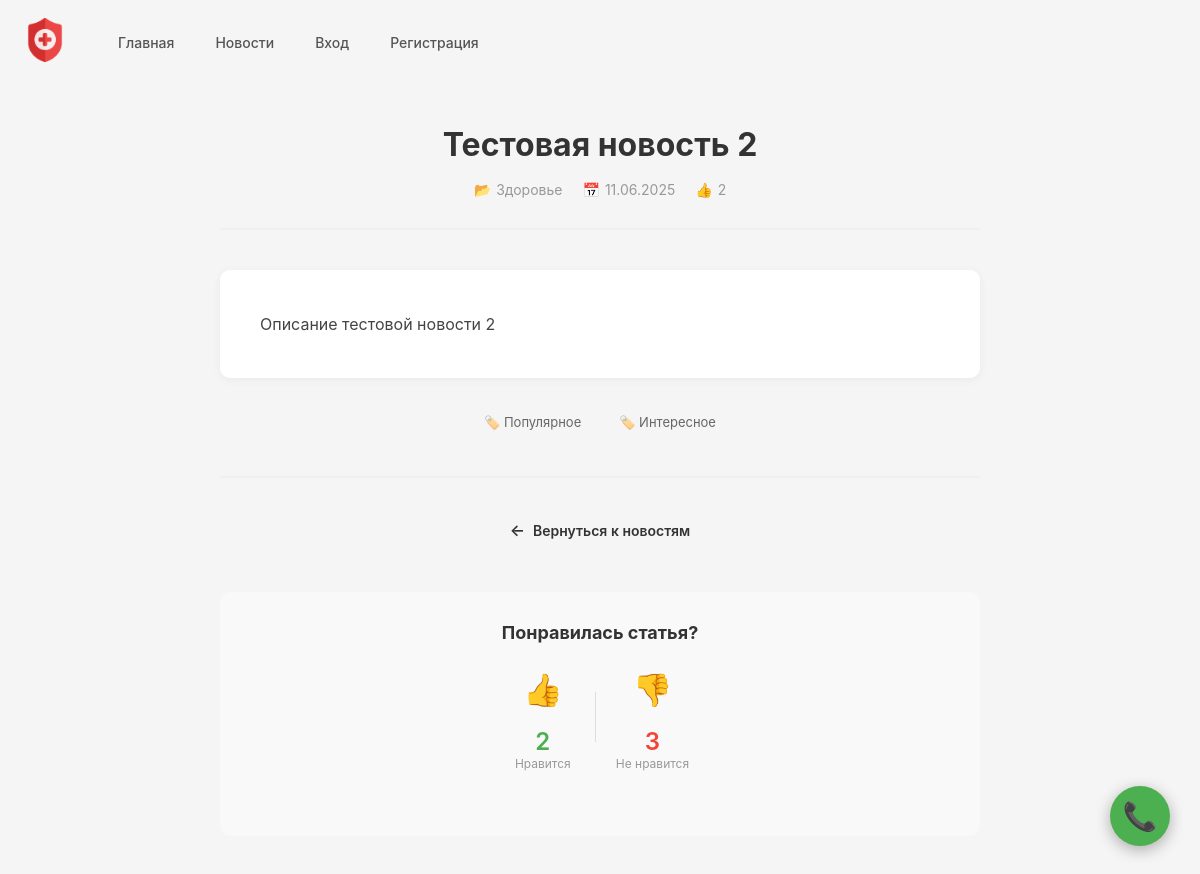
Page /news_elem/test_news_2/ on the committed database.
### main/models.py (models this page shows, shortened)
class News(models.Model):
    class Status(models.TextChoices):
        DRAFT = 'draft', 'Черновик'
        PUBLISHED = 'published', 'Опубликовано'
    updated_at = models.DateTimeField(auto_now=True)
    image = models.FileField(verbose_name="Фотография", upload_to='uploads/news/', null=True, blank=True)
    name = models.CharField(verbose_name="Название", max_length=127)
    slug = models.CharField(verbose_name="Слаг", max_length=127)
    description = models.TextField(verbose_name="Название")
    category = models.ForeignKey(Category, verbose_name="Категория", on_delete=models.CASCADE, null=True, blank=True)
    status = models.CharField(
        max_length=127,
        choices=Status.choices,
        default=Status.DRAFT,
        verbose_name="Статус"
    )
    tags = models.ManyToManyField(Tags, verbose_name="Тэги", related_name='news', blank=True)
    objects = models.Manager()
    published = PublishedManager()
    class Meta:
        verbose_name = "Новость"
        verbose_name_plural = "Новости"

class Category(models.Model):
    name = models.CharField(verbose_name="Название", max_length=127)
    slug = models.CharField(verbose_name="Слаг", max_length=127)
    class Meta:
        verbose_name = "Категория"
        verbose_name_plural = "Категории"

class Poll(models.Model):
    news = models.OneToOneField(
        News,
        on_delete=models.CASCADE,
        related_name='poll'
    )
    likes = models.IntegerField(verbose_name="Лайки")
    dislikes = models.IntegerField(verbose_name="Дизлайки")
    class Meta:
        verbose_name = "Опрос"
        verbose_name_plural = "Опросы"

class Tags(models.Model):
    name = models.CharField(verbose_name="Название", max_length=127)
    slug = models.CharField(verbose_name="Слаг", max_length=127)
    class Meta:
        verbose_name = "Тэг"
        verbose_name_plural = "Тэги"

### main/views.py (the view)
# urls.py: path('news_elem/<slug:news_slug>/', NewsDetailView.as_view(), name='news_detail'),
class NewsDetailView(DataMixin, DetailView):
    model = News
    template_name = "news-detail.html"
    context_object_name = 'elem'
    slug_field = 'slug'
    slug_url_kwarg = 'news_slug'
    def get_queryset(self):
        return News.published.all().select_related('poll', 'category').prefetch_related('tags')
    def get_context_data(self, **kwargs):
        context = super().get_context_data(**kwargs)
        news_slug = context['elem'].slug
        session_key = f'poll_vote_{news_slug}'
        current_vote = self.request.session.get(session_key, None)
        context['current_vote'] = current_vote
        return self.get_mixin_context(context, title=context['elem'])

### main/models.py (called while the page is built)
    def get_queryset(self):
        return super().get_queryset().filter(status=News.Status.PUBLISHED)

### shared/utils.py (called while the page is built)
    def get_mixin_context(self, context, **kwargs):
        if 'menu' not in context and 'menu' not in self.extra_context:
            menu = [
                {'title': 'Главная', 'url_name': 'homepage'},
                {'title': 'Новости', 'url_name': 'news'},
            ]
            context['menu'] = menu
        if self.title_page:
            context['title'] = self.title_page
        context.update(self.extra_context)
        context.update(kwargs)
        return context

### main/templates/news-detail.html (shortened to what this page needs)
{% extends "base.html" %}
{% load static %}
{% block styles %}
<link rel="stylesheet" href="{% static 'css/news.css' %}" />
{% endblock styles %}
{% block content %}
<div class="news-detail-container">
    <header class="news-detail-header">
        <h1 class="news-detail-title">{{ elem.name }}</h1>
        <div class="news-detail-meta">
            {% if elem.category %}
            <span class="news-detail-meta-item">
                <span>📂</span>
                <span>{{ elem.category.name }}</span>
            </span>
            {% endif %}
            {% if elem.updated_at %}
            <span class="news-detail-meta-item">
                <span>📅</span>
                <span>{{ elem.updated_at|date:"d.m.Y" }}</span>
            </span>
            {% endif %}
            {% if elem.poll %}
            <span class="news-detail-meta-item">
                <span>👍</span>
                <span>{{ elem.poll.likes }}</span>
            </span>
            {% endif %}
        </div>
    </header>
    <article class="news-detail-content">
        {{ elem.description|safe }}
    </article>
    {% if elem.tags.all %}
    <div class="news-detail-tags" style="margin-top: 30px;">
        <div style="display: flex; flex-wrap: wrap; gap: 10px; justify-content: center;">
            {% for tag in elem.tags.all %}
            <span style="padding: 6px 14px; background: #f5f5f5; border-radius: 15px; font-size: 13px; color: #666;">
                🏷️ {{ tag.name }}
            </span>
            {% endfor %}
        </div>
    </div>
    {% endif %}
    <div class="news-detail-actions">
        <a href="{% url 'news' %}" class="news-back-button">Вернуться к новостям</a>
    </div>
    {% if elem.poll %}
    <div id="poll-container" style="margin-top: 40px; padding: 30px; background: #f9f9f9; border-radius: 10px; text-align: center;">
        <h3 style="margin: 0 0 20px 0; color: #333; font-size: 18px;">Понравилась статья?</h3>
        <div style="display: flex; gap: 20px; justify-content: center; align-items: center;">
            <div style="text-align: center;">
                <button
                    id="like-btn"
                    onclick="vote('like')"
                    class="vote-btn {% if current_vote == 'like' %}vote-btn-active{% endif %}"
                    style="font-size: 32px; margin-bottom: 10px; background: {% if current_vote == 'like' %}#c8e6c9{% else %}none{% endif %}; border: {% if current_vote == 'like' %}2px solid #4CAF50{% else %}none{% endif %}; cursor: pointer; padding: 8px 12px; border-radius: 8px; transition: all 0.2s; transform: {% if current_vote == 'like' %}scale(1.1){% else %}scale(1){% endif %};"
                    title="Нравится">
                    👍
                </button>
                <div id="likes-count" style="font-size: 24px; font-weight: 600; color: #4CAF50;">{{ elem.poll.likes }}</div>
                <div style="font-size: 12px; color: #999;">Нравится</div>
            </div>
            <div style="text-align: center;">
                <button
                    id="dislike-btn"
                    onclick="vote('dislike')"
                    class="vote-btn {% if current_vote == 'dislike' %}vote-btn-active{% endif %}"
                    style="font-size: 32px; margin-bottom: 10px; background: {% if current_vote == 'dislike' %}#ffcdd2{% else %}none{% endif %}; border: {% if current_vote == 'dislike' %}2px solid #f44336{% else %}none{% endif %}; cursor: pointer; padding: 8px 12px; border-radius: 8px; transition: all 0.2s; transform: {% if current_vote == 'dislike' %}scale(1.1){% else %}scale(1){% endif %};"
                    title="Не нравится">
                    👎
                </button>
                <div id="dislikes-count" style="font-size: 24px; font-weight: 600; color: #f44336;">{{ elem.poll.dislikes }}</div>
                <div style="font-size: 12px; color: #999;">Не нравится</div>
            </div>
        </div>
        <div id="poll-message" style="margin-top: 15px; font-size: 14px; color: #666; min-height: 20px;"></div>
    </div>
    {% endif %}
</div>
{% endblock content %}

### shared/static/shared.css (style rules this page uses)
* { margin: 0; padding: 0; box-sizing: border-box; }
body { font-family: -apple-system, BlinkMacSystemFont, 'Segoe UI', Roboto, 'Helvetica Neue', Arial, sans-serif; background: #f5f5f5; color: #333; }

### shared/static/css/news.css (style rules this page uses)
.news-detail-container { max-width: 800px; margin: 0 auto; padding: 40px 20px; }
.news-detail-header { text-align: center; margin-bottom: 40px; padding-bottom: 30px; border-bottom: 2px solid #f0f0f0; }
.news-detail-title { font-size: 32px; font-weight: 700; color: #333; margin: 0 0 15px 0; line-height: 1.3; }
.news-detail-meta { display: flex; justify-content: center; gap: 20px; font-size: 14px; color: #999; }
.news-detail-meta-item { display: flex; align-items: center; gap: 5px; }
.news-detail-content { background: white; border-radius: 10px; padding: 40px; box-shadow: 0 2px 10px rgba(0, 0, 0, 0.05); font-size: 16px; line-height: 1.8; color: #444; }
.news-detail-actions { display: flex; justify-content: center; gap: 15px; margin-top: 40px; padding-top: 30px; border-top: 2px solid #f0f0f0; }
.news-back-button { display: inline-flex; align-items: center; padding: 12px 24px; background: #f5f5f5; color: #333; text-decoration: none; border-radius: 8px; font-size: 14px; font-weight: 600; transition: all 0.2s; }
.news-back-button::before { content: "←"; margin-right: 8px; font-size: 16px; }

### rows in the picture
News: name "Тестовая новость 2", category.name "Здоровье", updated_at "11.06.2025", poll.likes "2", description "Описание тестовой новости 2", poll.dislikes "3"
Tags: name "Популярное"
Tags: name "Интересное"

### other values in the picture
{{ item.title }} "Главная" "Новости"
